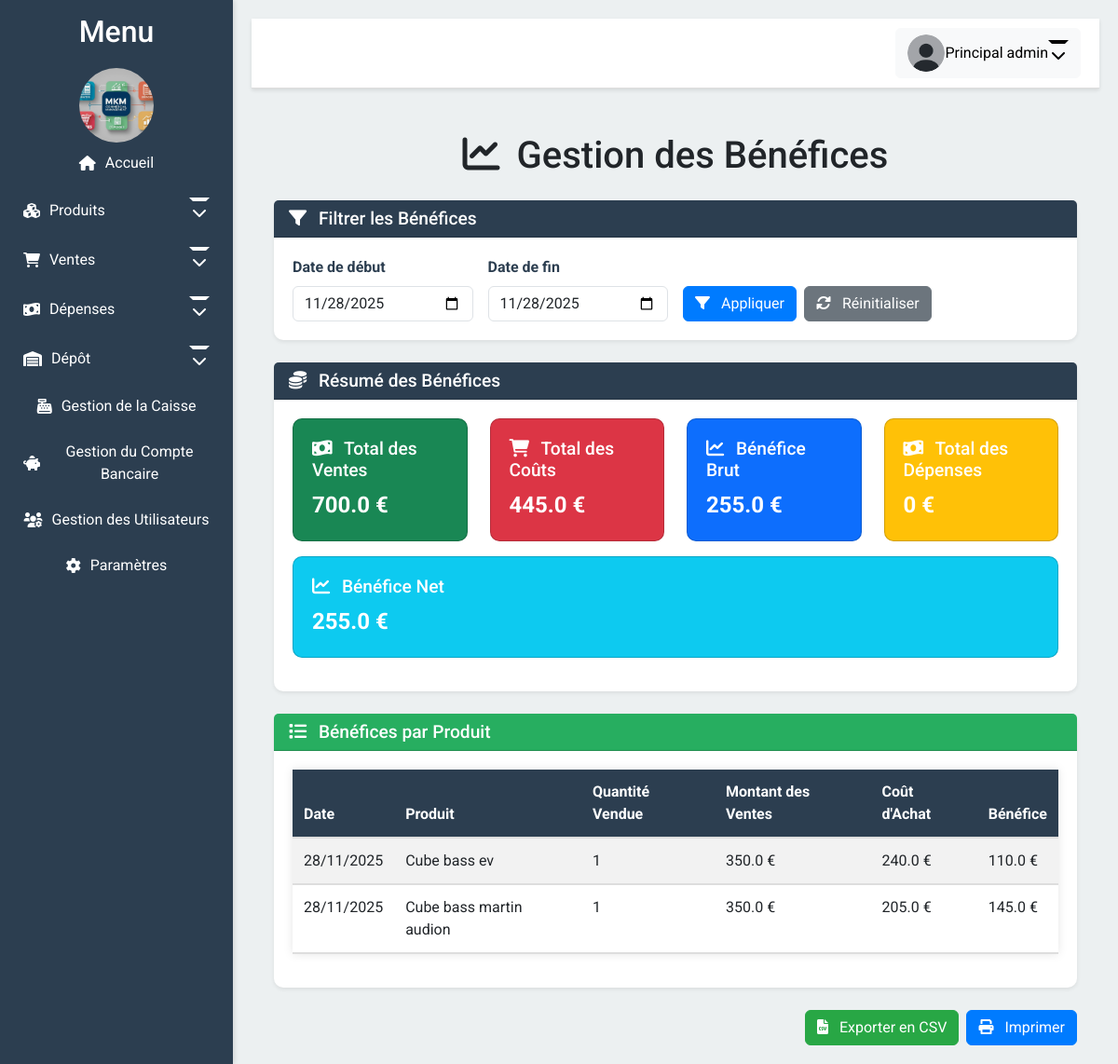
Page /benefices (signed in) on the committed database.
### app/models.py (models this page shows, shortened)
class User(UserMixin, db.Model):
    __tablename__ = 'user'  # Ajoutez cette ligne explicitement
    id = db.Column(db.Integer, primary_key=True)
    email = db.Column(db.String(100), unique=True, nullable=False)
    password = db.Column(db.String(100), nullable=False)
    firstname = db.Column(db.String(100), nullable=True)
    lastname = db.Column(db.String(100), nullable=True)
    photo = db.Column(db.String(200), nullable=True)
    role = db.Column(db.String(50), default='vendeur')
    permissions = db.Column(JSON, nullable=True)
    def is_admin(self):
        return self.role == 'admin'
    def has_permission(self, permission):
        if self.is_admin():
            return True
        return self.permissions and permission in self.permissions

class Produits(db.Model):
    __tablename__ = 'produits'  # Ajoutez aussi pour les autres modèles pour être cohérent
    id = db.Column(db.Integer, primary_key=True)
    nom = db.Column(db.String(100), nullable=False)
    description = db.Column(db.String(200))
    prix = db.Column(db.Float, nullable=False)
    prix_achat = db.Column(db.Float, nullable=False)
    quantite = db.Column(db.Integer, nullable=False)
    quantite_depot = db.Column(db.Integer, default=0)
    en_route = db.Column(db.Integer, default=0)

### app/routes.py (the view)
@bp.route('/benefices')
@login_required
@permission_required('voir_benefice')
def gestion_benefices():
    date_debut = request.args.get('date_debut')
    date_fin = request.args.get('date_fin')
    if not date_debut or not date_fin:
        aujourd_hui = datetime.now().strftime('%Y-%m-%d')
        date_debut = aujourd_hui
        date_fin = aujourd_hui
    date_debut_obj = datetime.strptime(date_debut, '%Y-%m-%d')
    date_fin_obj = datetime.strptime(date_fin, '%Y-%m-%d') + timedelta(days=1)  # Ajouter 1 jour pour inclure toute la journée
    query_ventes = db.session.query(
        Produits.nom,
        Factures.date_facture.label('date_facture'),  # Ajouter la date de la facture
        db.func.sum(Ventes.quantite).label('quantite_vendue'),
        db.func.sum(Ventes.montant_total).label('montant_ventes'),
        db.func.sum(Ventes.quantite * Produits.prix_achat).label('cout_achat'),
        db.func.sum(Ventes.montant_total - (Ventes.quantite * Produits.prix_achat)).label('benefice')
    ).join(Produits, Ventes.produit_id == Produits.id) \
    .join(Factures, Ventes.facture_id == Factures.id)  # Jointure avec Factures
    query_ventes = query_ventes.filter(Factures.date_facture >= date_debut_obj) \
                               .filter(Factures.date_facture < date_fin_obj)  # Utiliser < pour exclure la date de fin
    benefices_par_produit = query_ventes.group_by(Produits.nom, Factures.date_facture).all()
    total_ventes = db.session.query(db.func.sum(Ventes.montant_total)) \
        .join(Factures, Ventes.facture_id == Factures.id) \
        .filter(Factures.date_facture >= date_debut_obj) \
        .filter(Factures.date_facture < date_fin_obj) \
        .scalar() or 0
    total_couts = db.session.query(
        db.func.sum(Ventes.quantite * Produits.prix_achat)
    ).join(Produits, Ventes.produit_id == Produits.id) \
        .join(Factures, Ventes.facture_id == Factures.id) \
        .filter(Factures.date_facture >= date_debut_obj) \
        .filter(Factures.date_facture < date_fin_obj) \
        .scalar() or 0
    benefice_brut = total_ventes - total_couts
    total_depenses = db.session.query(db.func.sum(Depenses.montant)) \
        .filter(Depenses.date_depense >= date_debut_obj) \
        .filter(Depenses.date_depense < date_fin_obj) \
        .scalar() or 0
    benefice_net = benefice_brut - total_depenses
    return render_template(
        'gestion_benefices.html',
        total_ventes=total_ventes,
        total_couts=total_couts,
        benefice_brut=benefice_brut,
        total_depenses=total_depenses,
        benefice_net=benefice_net,
        benefices_par_produit=benefices_par_produit,
        date_debut=date_debut,
        date_fin=date_fin
    )

### app/templates/gestion_benefices.html (shortened to what this page needs)
{% extends "layout.html" %}
{% block content %}
<div class="container">
    <h1 class="mt-5 text-center"><i class="fas fa-chart-line me-2"></i> Gestion des Bénéfices</h1>
    <div class="card mt-4 shadow-sm border-0">
        <div class="card-header text-white" style="background-color: #2C3E50;">
            <h5 class="card-title mb-0"><i class="fas fa-filter me-2"></i> Filtrer les Bénéfices</h5>
        </div>
        <div class="card-body">
            <form method="GET" action="{{ url_for('routes.gestion_benefices') }}">
                <div class="row g-3">
                    <div class="col-md-3">
                        <label for="date_debut" class="form-label">Date de début</label>
                        <input type="date" class="form-control" id="date_debut" name="date_debut" value="{{ date_debut }}">
                    </div>
                    <div class="col-md-3">
                        <label for="date_fin" class="form-label">Date de fin</label>
                        <input type="date" class="form-control" id="date_fin" name="date_fin" value="{{ date_fin }}">
                    </div>
                    <div class="col-md-6 d-flex align-items-end">
                        <button type="submit" class="btn btn-primary me-2">
                            <i class="fas fa-filter me-2"></i> Appliquer
                        </button>
                        <a href="{{ url_for('routes.gestion_benefices') }}" class="btn btn-secondary">
                            <i class="fas fa-sync-alt me-2"></i> Réinitialiser
                        </a>
                    </div>
                </div>
            </form>
        </div>
    </div>
    <div class="card mt-4 shadow-sm border-0">
        <div class="card-header text-white" style="background-color: #2C3E50;">
            <h5 class="card-title mb-0"><i class="fas fa-coins me-2"></i> Résumé des Bénéfices</h5>
        </div>
        <div class="card-body">
            <div class="row">
                <div class="col-md-3">
                    <div class="card text-white bg-success mb-3">
                        <div class="card-body">
                            <h5 class="card-title"><i class="fas fa-money-bill-wave me-2"></i> Total des Ventes</h5>
                            <p class="card-text"><strong>{{ total_ventes|round(2) }} €</strong></p>
                        </div>
                    </div>
                </div>
                <div class="col-md-3">
                    <div class="card text-white bg-danger mb-3">
                        <div class="card-body">
                            <h5 class="card-title"><i class="fas fa-shopping-cart me-2"></i> Total des Coûts</h5>
                            <p class="card-text"><strong>{{ total_couts|round(2) }} €</strong></p>
                        </div>
                    </div>
                </div>
                <div class="col-md-3">
                    <div class="card text-white bg-primary mb-3">
                        <div class="card-body">
                            <h5 class="card-title"><i class="fas fa-chart-line me-2"></i> Bénéfice Brut</h5>
                            <p class="card-text"><strong>{{ benefice_brut|round(2) }} €</strong></p>
                        </div>
                    </div>
                </div>
                <div class="col-md-3">
                    <div class="card text-white bg-warning mb-3">
                        <div class="card-body">
                            <h5 class="card-title"><i class="fas fa-money-bill-wave me-2"></i> Total des Dépenses</h5>
                            <p class="card-text"><strong>{{ total_depenses|round(2) }} €</strong></p>
                        </div>
                    </div>
                </div>
                <div class="col-md-12">
                    <div class="card text-white bg-info mb-3">
                        <div class="card-body">
                            <h5 class="card-title"><i class="fas fa-chart-line me-2"></i> Bénéfice Net</h5>
                            <p class="card-text"><strong>{{ benefice_net|round(2) }} €</strong></p>
                        </div>
                    </div>
                </div>
            </div>
        </div>
    </div>
    <div class="card mt-4 shadow-sm border-0">
        <div class="card-header text-white" style="background-color: #27AE60;">
            <h5 class="card-title mb-0"><i class="fas fa-list me-2"></i> Bénéfices par Produit</h5>
        </div>
        <div class="card-body">
            <table class="table table-striped table-hover">
                <thead style="background-color: #2c3e50; color: white;">
                    <tr>
                        <th>Date</th>
                        <th>Produit</th>
                        <th>Quantité Vendue</th>
                        <th>Montant des Ventes</th>
                        <th>Coût d'Achat</th>
                        <th>Bénéfice</th>
                    </tr>
                </thead>
                <tbody>
                    {% for produit in benefices_par_produit %}
                    <tr>
                        <td>{{ produit.date_facture.strftime('%d/%m/%Y') }}</td>
                        <td>{{ produit.nom }}</td>
                        <td>{{ produit.quantite_vendue }}</td>
                        <td>{{ produit.montant_ventes|round(2) }} €</td>
                        <td>{{ produit.cout_achat|round(2) }} €</td>
                        <td>{{ produit.benefice|round(2) }} €</td>
                    </tr>
                    {% endfor %}
                </tbody>
            </table>
        </div>
    </div>
    <div class="mt-4 d-flex justify-content-end">
        <button type="button" id="exportCSV" class="btn btn-success me-2">
            <i class="fas fa-file-csv me-2"></i> Exporter en CSV
        </button>
        <button type="button" id="printButton" class="btn btn-primary">
            <i class="fas fa-print me-2"></i> Imprimer
        </button>
    </div>
</div>
{% endblock %}

### app/templates/layout.html (shortened to what this page needs)
<!DOCTYPE html>
<html lang="fr">
<head>
    <link href="{{ url_for('static', filename='css/bootstrap.min.css') }}" rel="stylesheet">
    <link href="{{ url_for('static', filename='css/all.min.css') }}" rel="stylesheet">
    <link href="{{ url_for('static', filename='css/style.css') }}" rel="stylesheet">
</head>
<body>
    <div class="sidebar" id="sidebar">
        <h2 style="text-align: center;">Menu</h2>
        <div class="logo-container" style="text-align: center; margin-top: 20px;">
            <img src="{{ url_for('static', filename='uploads/logo.png') }}" alt="Logo" style="width: 80px; height: 80px; border-radius: 50%; object-fit: cover;">
        </div>
        <a href="/" class="nav-link {% if request.endpoint == 'routes.index' %}active{% endif %}">
            <i class="fas fa-home"></i> <span>Accueil</span>
        </a>
        {% if current_user.is_authenticated %}
            {% if current_user.has_permission('gestion_produits') or current_user.has_permission('voir_stock_boutique') or current_user.has_permission('voir_stock_globale') %}
                <a href="#produits" class="nav-link dropdown-toggle" id="dropdown-produits">
                    <i class="fas fa-cubes"></i> <span>Produits</span>
                </a>
            {% endif %}
            {% if current_user.has_permission('gestion_ventes') or current_user.has_permission('voir_historique_vente') or current_user.has_permission('gestion_benefices') %}
                <a href="#ventes" class="nav-link dropdown-toggle" id="dropdown-ventes">
                    <i class="fas fa-shopping-cart"></i> <span>Ventes</span>
                </a>
            {% endif %}
            {% if current_user.has_permission('gestion_depenses_ordinaires') or current_user.has_permission('gestion_depenses_recurrentes') %}
                <a href="#depenses" class="nav-link dropdown-toggle" id="dropdown-depenses">
                    <i class="fas fa-money-bill-wave"></i> <span>Dépenses</span>
                </a>
            {% endif %}
            {% if current_user.has_permission('gestion_depot') or current_user.has_permission('voir_stock_depot') %}
                <a href="#depot" class="nav-link dropdown-toggle" id="dropdown-depot">
                    <i class="fas fa-warehouse"></i> <span>Dépôt</span>
                </a>
            {% endif %}
            {% if current_user.has_permission('gestion_caise') %}
                <a href="/gestion_caisse" class="nav-link {% if request.endpoint == 'routes.gestion_caisse' %}active{% endif %}">
                    <i class="fas fa-cash-register"></i> <span>Gestion de la Caisse</span>
                </a>
            {% endif %}
            {% if current_user.has_permission('gestion_banque') %}
                <a href="/gestion_compte_bancaire" class="nav-link {% if request.endpoint == 'routes.gestion_compte_bancaire' %}active{% endif %}">
                    <i class="fas fa-piggy-bank"></i> <span>Gestion du Compte Bancaire</span>
                </a>
            {% endif %}
            {% if current_user.has_permission('gestion_utilisateurs') %}
                <a href="/gestion_utilisateurs" class="nav-link {% if request.endpoint == 'routes.gestion_utilisateurs' %}active{% endif %}">
                    <i class="fas fa-users-cog"></i> <span>Gestion des Utilisateurs</span>
                </a>
            {% endif %}
            <a href="/parametres" class="nav-link {% if request.endpoint == 'routes.parametres' %}active{% endif %}">
                <i class="fas fa-cog"></i> <span>Paramètres</span>
            </a>
        {% endif %}
    </div>
    <div class="content">
        <div class="header">
            <div class="dropdown">
                {% if current_user.is_authenticated %}
                    <button class="btn btn-light dropdown-toggle" id="profileDropdown" data-bs-toggle="dropdown">
                        <img src="{{ url_for('static', filename=current_user.photo if current_user.photo else 'images/default.png') }}"
                             alt="Profile Picture" width="40" height="40" class="rounded-circle">
                        {{ current_user.firstname }} {{ current_user.lastname }}
                    </button>
                {% else %}
                    <a href="/login" class="btn btn-light">
                        <i class="fas fa-sign-in-alt"></i> Connexion
                    </a>
                {% endif %}
            </div>
        </div>
        <div class="container mt-5">
            {% block content %}{% endblock %}
        </div>
    </div>
</body>
</html>

### rows in the picture
User: firstname "Principal", lastname "admin"
Produits: date_facture "28/11/2025", nom "Cube bass ev", quantite_vendue "1", montant_ventes "350.0", cout_achat "240.0", benefice "110.0"
Produits: date_facture "28/11/2025", nom "Cube bass martin audion", quantite_vendue "1", montant_ventes "350.0", cout_achat "205.0", benefice "145.0"

### other values in the picture
{{ total_ventes|round(2) }} "700.0"
{{ total_couts|round(2) }} "445.0"
{{ benefice_brut|round(2) }} "255.0"
{{ total_depenses|round(2) }} "0"
{{ benefice_net|round(2) }} "255.0"
